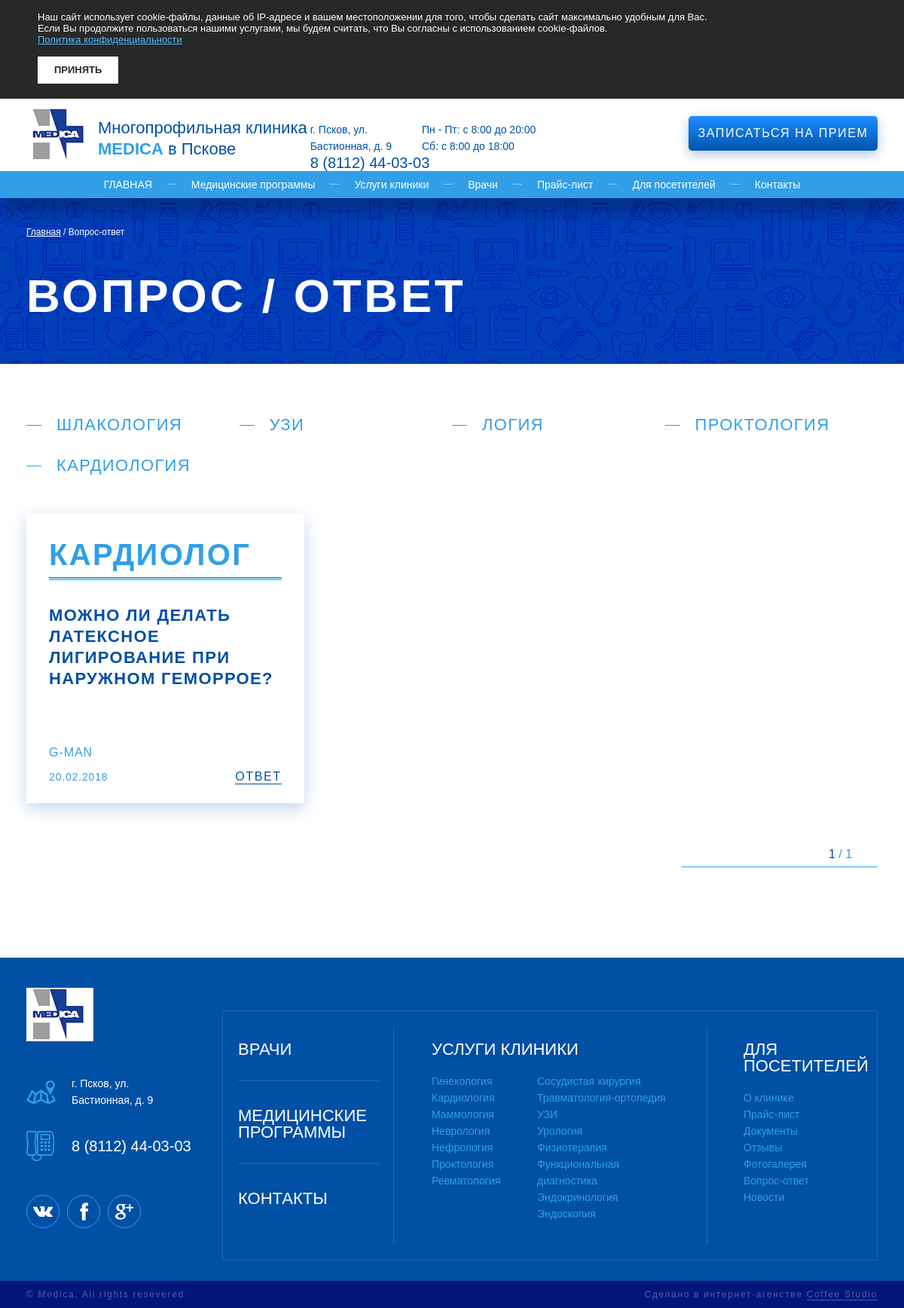
Screenshot of /faq/5/ with the database file from the repository.
### department/models.py (models this page shows, shortened)
class Department(models.Model):
    name = models.CharField(max_length=64, blank=False, null=False, default=None)
    short_name = models.CharField(max_length=24, blank=False, null=False, default='Кардиология')
    description = models.TextField(blank=False, null=False, default=None)
    image = models.ImageField(upload_to='department_images/', null=True, default=None)
    icon = models.ImageField(upload_to='department_images/', null=True, default=None)
    services_description = models.TextField(blank=False, null=False, default=None)
    consult_price = models.DecimalField(decimal_places=0, max_digits=6, blank=False, null=False, default=None)
    consult_doctor = models.ForeignKey('doctor_card.Doctor', blank=True, null=True, default=None, related_name='+')
    is_index_active = models.BooleanField(default=True)
    created = models.DateTimeField(auto_now_add=True, auto_now=False)
    updated = models.DateTimeField(auto_now_add=False, auto_now=True)
    class Meta:
        verbose_name = 'Отделение'
        verbose_name_plural = 'Отделения'

### faq/models.py (models this page shows, shortened)
class Question(models.Model):
    curator = models.CharField(max_length=64, blank=False, null=False, default=None)
    question = models.TextField(max_length=90, blank=False, null=False, default=None)
    customer_name = models.CharField(max_length=32, blank=False, null=False, default=None)
    date = models.DateTimeField(auto_now_add=True, auto_now=False)
    department = models.ForeignKey('department.Department', blank=False, null=False, default=None, on_delete=models.CASCADE)
    news = models.ForeignKey('news.News', blank=False, null=False, default=None, on_delete=models.CASCADE)
    class Meta:
        verbose_name = 'Вопрос'
        verbose_name_plural = 'Вопросы'

### faq/views.py (the view)
# urls.py: url(r'^faq/(?P<department_id>\w+)/$', views.faq, name='faq'),
def faq(request, department_id=None):
    if department_id is None:
        department_id = Department.objects.all()[0].id
    departments = Department.objects.all()
    questions = Question.objects.filter(department_id=department_id).all()
    paginator = Paginator(questions, 9, orphans=3)
    page = request.GET.get('page')
    try:
        articles = paginator.page(page)
    except PageNotAnInteger:
        articles = paginator.page(1)
    except EmptyPage:
        articles = paginator.page(paginator.num_pages)
    return render(request, 'faq.html', {"articles": articles, "departments": departments})

### templates/faq.html (shortened to what this page needs)
<!DOCTYPE html>
{% load static %}
<html lang="ru" itemscope itemtype="http://schema.org/WebPage">
<head>
  <link href="{% static 'css/plugins.min.css' %}" rel="stylesheet">
  <link href="{% static 'css/styles.min.css' %}" rel="stylesheet">
</head>
<body>
  <div id="cookie-policy-info" class="cookie-policy" role="alert">
    <div class="wrapper">
      <noindex>
        <p>Наш сайт использует cookie-файлы, данные об IP-адресе и вашем местоположении для того, чтобы сделать сайт максимально удобным для Вас.</p>
        <p>Если Вы продолжите пользоваться нашими услугами, мы будем считать, что Вы согласны с использованием cookie-файлов.</p>
        <p><a href="/policy/">Политика конфиденциальности</a></p>
        <p>&nbsp;</p>
        <button id="cookie-policy-btn" class="cookie-policy-button" type="button"><span>Принять</span></button>
      </noindex>
    </div>
  </div>
  <div class="container">
    <div class="content">
      <header class="header">
        <div class="wrapper">
          <div class="clr">
            <div class="logotype">
              <a href="/" title="Многопрофильная клиника MEDICA в Пскове">
                <span><img src="{% static 'images/logotype.png' %}" alt="Многопрофильная клиника MEDICA в Пскове"></span>
                <span>Многопрофильная клиника <b>MEDICA</b> в Пскове</span>
              </a>
            </div>
            <div class="header-contacts">
              <ul>
                <li class="address">г. Псков, ул. <br> Бастионная, д. 9</li>
                <li class="work-time">
                  <p>Пн - Пт: с 8:00 до 20:00</p>
                  <p>Сб: с 8:00 до 18:00</p>
                </li>
                <li class="phone">
                  <a href="tel:8 (8112) 44-03-03">8 (8112) 44-03-03</a>
                </li>
              </ul>
            </div>
            <div class="get-call">
              <a href="#get-call" class="btn" data-modal><span>Записаться на прием</span></a>
            </div>
          </div>
        </div>
      </header>
      <nav class="nav" role="navigation">
        <div class="wrapper">
          <ul>
            <li><a href="/">Главная</a></li>
            <li><a href="#0">Медицинские программы</a></li>
            <li><a href="services.html">Услуги клиники</a></li>
            <li><a href="doctors.html">Врачи</a></li>
            <li><a href="#0">Прайс-лист</a></li>
            <li><a href="#0">Для посетителей</a></li>
            <li><a href="contacts.html">Контакты</a></li>
          </ul>
        </div>
      </nav>
      <div class="page-heading">
        <div class="wrapper">
          <div class="breadcrumbs" itemprop="breadcrumb">
            <a href="/">Главная</a> <span>/</span> Вопрос-ответ
          </div>
          <div class="heading" role="heading">
            <h1>Вопрос / ответ</h1>
          </div>
        </div>
      </div>
      <div class="faq">
        <div class="wrapper">
          <div class="doctors-list">
            <ul>
                {% for department in departments %}
              <li><a href="{% url 'faq' department.id %}">{{ department.short_name }}</a></li>
                {% endfor %}
            </ul>
          </div>
          <div class="news-list">
            <div class="clr">
                {% for article in articles %}
              <div class="news-block">
                <div class="content">
                  <div class="block-heading">
                    <h3>{{ article.curator }}</h3>
                  </div>
                  <div class="title">{{ article.question }}</div>
                  <div class="name">{{ article.customer_name }}</div>
                  <div class="news-block-bottom">
                    <div class="date">{{ article.date|date:"d.m.Y" }}</div>
                    <div class="more">
                      <a href="{% url 'text_page' article.news_id %}">Ответ</a>
                    </div>
                  </div>
                </div>
              </div>
                {% endfor %}
            </div>
            <div class="pagination">
              <div class="right">
                <div class="pagination-num"><span>{{ articles.number }}</span> / {{ articles.paginator.num_pages }}</div>
              </div>
            </div>
          </div>
        </div>
      </div>
    </div>
    <footer class="footer">
      <div class="wrapper">
        <div class="clr">
          <div class="footer-left">
            <div class="logotype">
              <a href="/" title="Многопрофильная клиника MEDICA в Пскове">
                <span><img src="{% static 'images/logotype.png' %}" alt="Многопрофильная клиника MEDICA в Пскове"></span>
              </a>
            </div>
            <address>г. Псков, ул. <br> Бастионная, д. 9</address>
            <div class="phone">
              <a href="tel:88112440303">8 (8112) 44-03-03</a>
            </div>
            <ul class="social">
              <li>
                <a href="#0" target="_blank"><img src="images/vk-icon.png" alt="VK.com"></a>
              </li>
              <li>
                <a href="#0" target="_blank"><img src="images/fb-icon.png" alt="Facebook"></a>
              </li>
              <li>
                <a href="#0" target="_blank"><img src="images/gp-icon.png" alt="Google+"></a>
              </li>
            </ul>
          </div>
          <div class="footer-right">
            <div class="footer-links">
              <div class="clr">
                <ul class="left">
                  <li><a href="#0">Врачи</a></li>
                  <li><a href="#0">Медицинские программы</a></li>
                  <li><a href="#0">Контакты</a></li>
                </ul>
                <ul class="center">
                  <li>
                    <a href="#0">Услуги клиники</a>
                    <div class="row clr">
                      <ul>
                        <li><a href="#0">Гинекология</a></li>
                        <li><a href="#0">Кардиология</a></li>
                        <li><a href="#0">Маммология</a></li>
                        <li><a href="#0">Неврология</a></li>
                        <li><a href="#0">Нефрология</a></li>
                        <li><a href="#0">Проктология</a></li>
                        <li><a href="#0">Ревматология</a></li>
                      </ul>
                      <ul>
                        <li><a href="#0">Сосудистая хирургия</a></li>
                        <li><a href="#0">Травматология-ортопедия</a></li>
                        <li><a href="#0">УЗИ</a></li>
                        <li><a href="#0">Урология</a></li>
                        <li><a href="#0">Физиотерапия</a></li>
                        <li><a href="#0">Функциональная диагностика</a></li>
                        <li><a href="#0">Эндокринология</a></li>
                        <li><a href="#0">Эндоскопия</a></li>
                      </ul>
                    </div>
                  </li>
                </ul>
                <ul class="right">
                  <li>
                    <a href="#0">Для посетителей</a>
                    <div class="row clr">
                      <ul>
                        <li><a href="#0">О клинике</a></li>
                        <li><a href="#0">Прайс-лист</a></li>
                        <li><a href="#0">Документы</a></li>
                        <li><a href="#0">Отзывы</a></li>
                        <li><a href="#0">Фотогалерея</a></li>
                        <li><a href="#0">Вопрос-ответ</a></li>
                        <li><a href="#0">Новости</a></li>
                      </ul>
                    </div>
                  </li>
                </ul>
              </div>
            </div>
          </div>
        </div>
      </div>
      <div class="footer-line">
        <div class="wrapper">
          <div class="clr">
            <div class="copyright">&copy; Medica. All rights resevered</div>
            <div class="coffee">
              <a href="https://www.coffeestudio.ru/" target="_blank">Сделано в интернет-агенстве <span>Coffee Studio</span></a>
            </div>
          </div>
        </div>
      </div>
    </footer>
  </div>
</body>
</html>

### rows the page displays
Department: short_name "ШЛАКОЛОГИЯ"
Department: short_name "УЗИ"
Department: short_name "ЛОГИЯ"
Department: short_name "ПРОКТОЛОГИЯ"
Department: short_name "КАРДИОЛОГИЯ"
Question: curator "КАРДИОЛОГ", question "МОЖНО ЛИ ДЕЛАТЬ ЛАТЕКСНОЕ ЛИГИРОВАНИЕ ПРИ НАРУЖНОМ ГЕМОРРОЕ?", customer_name "G-MAN", date "20.02.2018"

### other values shown
{{ articles.number }} "1"
{{ articles.paginator.num_pages }} "1"
